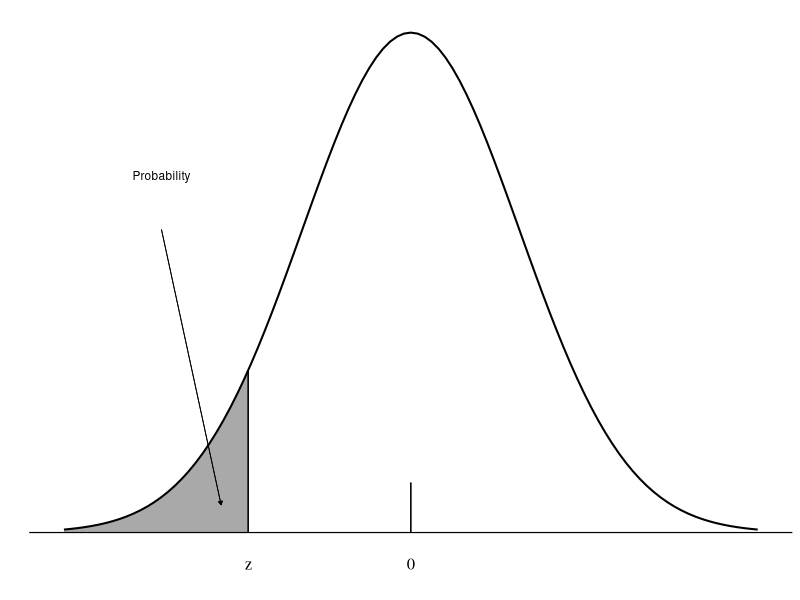

Generate this figure with R: (Note: this script raises an error after producing the figure.)
## ---- chunk 1
knitr::opts_chunk$set(
  echo = FALSE, cache = FALSE, comment = "", warning = FALSE, message = FALSE,
  fig.height = 1.4, fig.width = 2.2, fig.align = "center"
)
## ---- chunk 2
library(ggplot2); theme_set(theme_classic())
library(xtable)


x_left <- seq(-3.2, -1.5, by = 0.001)
shaded_left <- data.frame(x = x_left, y = dnorm(x_left))

ggplot(data.frame(x = c(-3.2, 3.2))) +
  geom_area(data = shaded_left, aes(x = x, y = y), fill = "darkgray") +
  stat_function(fun = dnorm, lwd = 0.7) +
  geom_hline(yintercept = 0, lwd = 0.4) +
  geom_segment(x = 0, y = 0, xend = 0, yend = dnorm(0)/10, lwd = 0.4) +
  geom_segment(x = -1.5, y = 0, xend = -1.5, yend = dnorm(-1.5), lwd = 0.4) +
  geom_segment(
    x = -2.3, y = dnorm(0)/1.65,
    xend = -1.75, yend = dnorm(0)/18,
    arrow = arrow(length = unit(0.1, "cm"), type = "closed"),
    size = 0.3
  ) +
  annotate(geom = "text",
    x = -2.3, y = dnorm(0)/1.4,
    label = "Probability",
    size = 3
  ) +
  scale_x_continuous(limits = c(-3.2, 3.2), breaks = c(0, -1.5),
    labels = c(0, "z")
  ) +
  labs(x = "", y = "") +
  theme(
    axis.text.y = element_blank(), axis.ticks = element_blank(),
    axis.line = element_blank(), axis.title.x = element_text(size = 12),
    axis.text.x = element_text(size = 12, color = "black", margin = margin(t = -2)),
    text = element_text(family = "serif")
  )
## ---- chunk 3

# negative z-scores
z_neg <- seq(-3.49, 0, by = 0.01)
cum_probs <- round(pnorm(z_neg), input$round_digits)
table_probs <- matrix(cum_probs, nrow = length(seq(-3.4, 0, 0.1)), byrow = TRUE)

# important to rotate!!
rotate <- function(x) t(apply(x, 1, rev))
table_probs_new <- rotate(table_probs)

first_col <- formatC(signif(seq(-3.4, 0, 0.1), 2), format = "f", digits = 1)
first_col[length(first_col)] <- "-0.0"
table_probs_new <- cbind.data.frame(first_col, table_probs_new)

col_names <- formatC(signif(seq(0, 0.09, 0.01), 2), format = "f", digits = 2)
col_names_centered <- paste0("\\multicolumn{1}{c}{", col_names, "}")

colnames(table_probs_new) <- c("z", col_names_centered)


if (input$drop_lead_zeros) {
  table_probs_new <- apply(table_probs_new, 2,
    function(.) gsub("^(-?)0.", "\\1.", .)
  )

  colnames(table_probs_new) <- gsub("\\{0.", "\\{.", colnames(table_probs_new))
}


format_text <- function(x) {
  x <- gsub("-", "$-$", x)
  x <- gsub("z", "$z$", x)
  x
}


addtorow <- list(
  pos = as.list(seq(4, 29, by = 5)),
  command = rep("\\vspace{0.08in}", 6)
)


print(
  xtable::xtable(table_probs_new,
    digits = c(2, 2, rep(input$round_digits, 10)),
    align = c("c|", "c|", rep("r", 10)),
    type = "latex"
  ),
  sanitize.text.function = format_text,
  include.rownames = FALSE,
  add.to.row = addtorow,
  comment = FALSE,
  booktabs = TRUE
)
## ---- chunk 4

x_left2 <- seq(-3.2, 1.5, by = 0.001)
shaded_left2 <- data.frame(x = x_left2, y = dnorm(x_left2))

ggplot(data.frame(x = c(-3.2, 3.2))) +
  geom_area(data = shaded_left2, aes(x = x, y = y), fill = "darkgray") +
  stat_function(fun = dnorm, lwd = 0.7) +
  geom_hline(yintercept = 0, lwd = 0.4) +
  geom_segment(x = 0, y = 0, xend = 0, yend = dnorm(0)/10, lwd = 0.4) +
  geom_segment(x = 1.5, y = 0, xend = 1.5, yend = dnorm(1.5), lwd = 0.4) +
  geom_segment(
    x = -2.3, y = dnorm(0)/1.4,
    xend = -0.4, yend = dnorm(0)/2.6,
    arrow = arrow(length = unit(0.1, "cm"), type = "closed"),
    size = 0.3
  ) +
  annotate(geom = "text",
    x = -2.3, y = dnorm(0)/1.2,
    label = "Probability",
    size = 3
  ) +
  scale_x_continuous(limits = c(-3.2, 3.2), breaks = c(0, 1.5),
    labels = c(0, "z")
  ) +
  labs(x = "", y = "") +
  theme(
    axis.text.y = element_blank(), axis.ticks = element_blank(),
    axis.line = element_blank(), axis.title.x = element_text(size = 12),
    axis.text.x = element_text(size = 12, color = "black", 
      margin = margin(t = -2)
    ),
    text = element_text(family = "serif")
  )
## ---- chunk 5

# positive z-scores
z_pos <- seq(0, 3.49, by = 0.01)
cum_probs2 <- round(pnorm(z_pos), input$round_digits)
table_probs2 <- matrix(cum_probs2, nrow = length(seq(0, 3.4, 0.1)), byrow = TRUE)

first_col2 <- formatC(signif(seq(0, 3.4, 0.1), 2), format = "f", digits = 1)
table_probs_new2 <- cbind.data.frame(first_col2, table_probs2)

col_names <- formatC(signif(seq(0, 0.09, 0.01), 2), format = "f", digits = 2)
col_names_centered <- paste0("\\multicolumn{1}{c}{", col_names, "}")

colnames(table_probs_new2) <- c("z", col_names_centered)


if (input$drop_lead_zeros) {
  table_probs_new2 <- apply(table_probs_new2, 2,
    function(.) gsub("^(-?)0.", "\\1.", .)
  )

  colnames(table_probs_new2) <- gsub("\\{0.", "\\{.", colnames(table_probs_new2))
}


format_text <- function(x) {
  x <- gsub("z", "$z$", x)
  x
}


addtorow <- list(
  pos = as.list(seq(4, 29, by = 5)),
  command = rep("\\vspace{0.08in}", 6)
)


print(
  xtable::xtable(table_probs_new2,
    digits = c(2, 2, rep(input$round_digits, 10)),
    align = c("c|", "c|", rep("r", 10)),
    type = "latex"
  ),
  sanitize.text.function = format_text,
  include.rownames = FALSE,
  add.to.row = addtorow,
  comment = FALSE,
  booktabs = TRUE
)
## ---- chunk 6
if (input$include_crit_z_table == TRUE) {

  conf_level <- c(0.8, 0.9, 0.95, 0.99)
  crit_z <- qnorm(conf_level + (1 - conf_level)/2)
  crit_z[c(2, 4)] <- round(crit_z[c(2, 4)], 3)
  crit_z[c(1, 3)] <- formatC(crit_z[c(1, 3)], format = "f", digits = 2)
  
  conf_level_table <- paste0(conf_level*100, "%")
  
  crit_z_table <- cbind.data.frame(conf_level_table, crit_z)
  names(crit_z_table) <- c("Confidence Level", "Critical Z")
  
  
  crit_table <- xtable(crit_z_table, 
    align = c("c", "c", "l"),
    type = "latex"
  )
  
  
  x_middle <- seq(-1.645, 1.645, by = 0.001)
  shaded_middle <- data.frame(x = x_middle, y = dnorm(x_middle))

  crit_plot <- ggplot(data.frame(x = c(-3.2, 3.2))) +
    geom_area(data = shaded_middle, aes(x = x, y = y), fill = "darkgray") +
    stat_function(fun = dnorm, lwd = 0.7) +
    geom_hline(yintercept = 0, lwd = 0.4) +
    geom_segment(x = 0, y = 0, xend = 0, yend = dnorm(0)/10, lwd = 0.4) +
    geom_segment(x = -1.645, y = 0, xend = -1.645, yend = dnorm(-1.645), lwd = 0.4) +
    geom_segment(x = 1.645, y = 0, xend = 1.645, yend = dnorm(1.645), lwd = 0.4) +
    geom_segment(
      x = -2.3, y = dnorm(0)/1.6,
      xend = -0.4, yend = dnorm(0)/2.6,
      arrow = arrow(length = unit(0.1, "cm"), type = "closed"),
      size = 0.3
    ) +
    annotate(geom = "text",
      x = -2.3, y = dnorm(0)/1.2,
      label = "Confidence\nLevel (%)",
      size = 3
    ) +
    scale_x_continuous(limits = c(-3.2, 3.2), breaks = c(-1.645, 0, 1.645),
      labels = c("-z", 0, "z")
    ) +
    labs(x = "", y = "") +
    theme(
      axis.text.y = element_blank(), axis.ticks = element_blank(),
      axis.line = element_blank(), axis.title.x = element_text(size = 12),
      axis.text.x = element_text(size = 12, color = "black", 
        margin = margin(t = -2)
      ),
      text = element_text(family = "serif"), 
      plot.margin = grid::unit(c(0,0,0,0), "mm")
    )
}
## ---- chunk 7
if (input$include_crit_z_table == TRUE) {
  print(crit_table, 
    include.rownames = FALSE,
    comment = FALSE,
    booktabs = TRUE,
    floating = FALSE
  )
}
## ---- chunk 8
if (input$include_crit_z_table == TRUE) crit_plot
